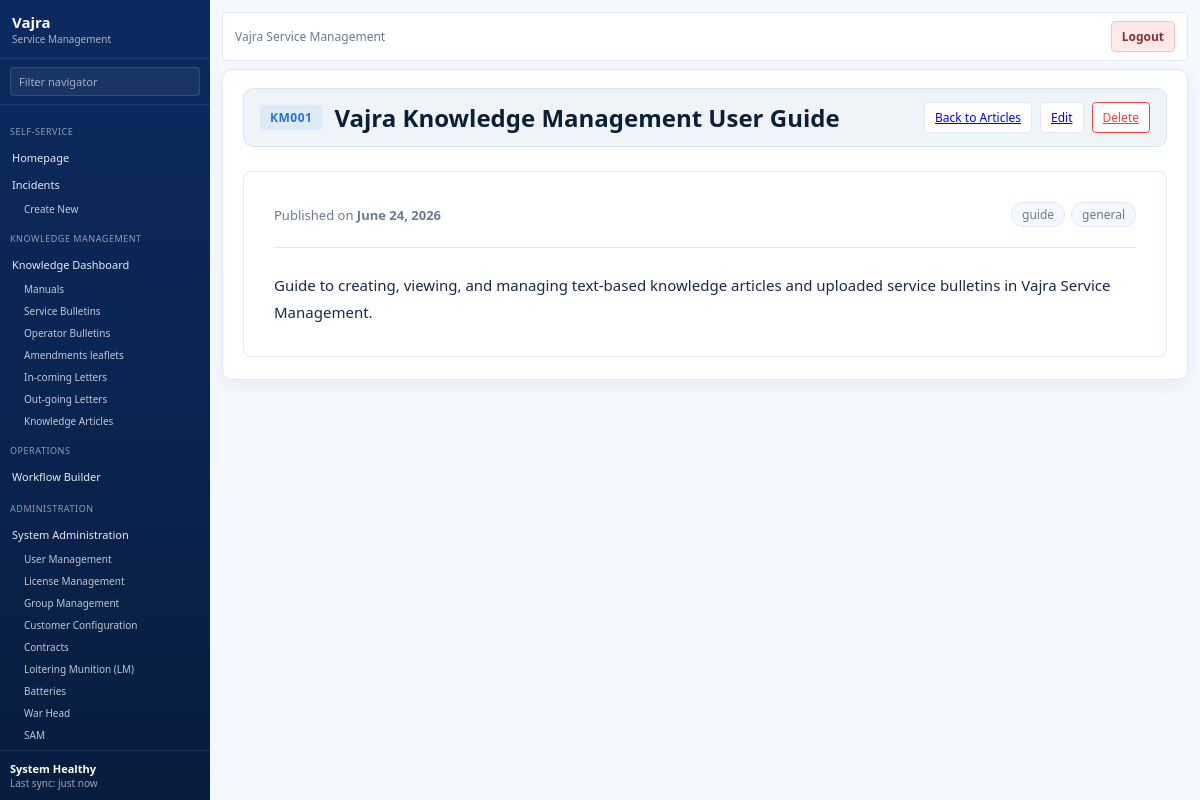
The app's page /knowledge/article/1 with its own data.
### models/knowledge.py (models this page shows)
class KnowledgeArticle(Base):
    __tablename__ = "knowledge_articles"
    id = Column(Integer, primary_key=True, index=True)
    reference_number = Column(String(50), unique=True, nullable=False)
    title = Column(String(200), nullable=False)
    content = Column(Text, nullable=False)
    tags = Column(JSON, default=list)
    created_at = Column(DateTime(timezone=True), server_default=func.now(), nullable=False)

### routers/knowledge.py (the view)
@router.get("/knowledge/article/{article_id}")
def view_article_details(article_id: int, request: Request, db: Session = Depends(get_db)):
    article = db.query(KnowledgeArticle).filter(KnowledgeArticle.id == article_id).first()
    if not article:
        return redirect_with_flash("/knowledge/articles", request, "Article not found.", "error")
    context = build_template_context(request, article=article)
    return templates.TemplateResponse(request, "knowledge_article_detail.html", context)

### templates/knowledge_article_detail.html
{% extends "base.html" %}
{% block content %}
<section class="si-incident-new">
  <header class="si-incident-header" style="margin-bottom: 24px;">
    <div style="display: flex; align-items: center; gap: 12px; flex-wrap: wrap;">
      <span style="background: rgba(43, 116, 214, 0.08); color: var(--si-primary); font-weight: 700; font-size: 12px; padding: 4px 10px; border-radius: 4px; letter-spacing: 0.5px;">{{ article.reference_number }}</span>
      <h1 style="margin: 0; font-size: 24px; font-weight: 700; color: var(--si-text);">{{ article.title }}</h1>
    </div>
    <div class="si-incident-actions">
      <a class="si-btn" href="/knowledge/articles">Back to Articles</a>
      <a class="si-btn" href="/knowledge/article/{{ article.id }}/edit">Edit</a>
      <a class="si-btn" href="/knowledge/article/{{ article.id }}/delete" onclick="return confirm('Are you sure you want to delete this article?');" style="color: var(--danger-color, #ef4444); border-color: var(--danger-color, #ef4444);">Delete</a>
    </div>
  </header>
  <div style="background: var(--si-card); border: 1px solid var(--si-border); border-radius: 8px; padding: 30px;">
    <div style="display: flex; justify-content: space-between; align-items: center; padding-bottom: 20px; border-bottom: 1px solid var(--si-border); margin-bottom: 24px; flex-wrap: wrap; gap: 12px;">
      <div style="font-size: 13px; color: var(--si-muted);">
        Published on <strong>{{ article.created_at.strftime('%B %d, %Y') if article.created_at else '' }}</strong>
      </div>
      <div style="display: flex; gap: 6px; flex-wrap: wrap;">
        {% for tag in article.tags %}
          <span style="background: var(--si-bg); border: 1px solid var(--si-border); color: var(--si-muted); font-size: 12px; padding: 3px 10px; border-radius: 12px;">{{ tag }}</span>
        {% endfor %}
      </div>
    </div>
    <article style="font-size: 15px; line-height: 1.8; color: var(--si-text); opacity: 0.95; white-space: pre-wrap; font-family: inherit;">{{ article.content }}</article>
  </div>
</section>
{% endblock %}

### static/css/styles.css (style rules this page uses)
:root { --si-bg: #f5f8ff; --si-panel: #ffffff; --si-surface: #f6f9ff; --si-sidebar: #0f2e63; --si-sidebar-accent: #113a7a; --si-primary: #2b74d6; --si-primary-2: #1c59b3; --si-secondary: #0f172a; --si-text: #0b1f3b; --si-muted: #6b7a90; --si-card: #ffffff; --si-border: #e2e9f5; --si-shadow: 0 12px 28px rgba(15, 40, 90, 0.08); --si-shadow-soft: 0 6px 16px rgba(15, 40, 90, 0.06); }
* { box-sizing: border-box; }
body.si-app { background: var(--si-bg); font-family: "IBM Plex Sans", "Segoe UI", sans-serif; color: var(--si-text); margin: 0; font-size: 13px; }
.si-incident-new { background: #ffffff; border-radius: 10px; padding: 18px 20px 22px 20px; border: 1px solid var(--si-border); box-shadow: var(--si-shadow-soft); }
.si-incident-header { display: flex; align-items: center; justify-content: space-between; padding-bottom: 14px; border-bottom: 1px solid #d9e1ef; margin-bottom: 14px; background: #eef4f7; padding: 12px 16px; border-radius: 10px; border: 1px solid #d9e6ee; }
.si-incident-actions { display: flex; gap: 8px; }
.si-btn { border-radius: 4px; border: 1px solid var(--si-border); padding: 6px 10px; background: #fff; font-size: 12px; cursor: pointer; }

### records on screen
KnowledgeArticle: reference_number "KM001", title "Vajra Knowledge Management User Guide", created_at "June 24, 2026", content "Guide to creating, viewing, and managing text-based knowledge articles and uploaded service bulletins in Vajra Service Management."

### other values on screen
{{ tag }} "guide" "general"
